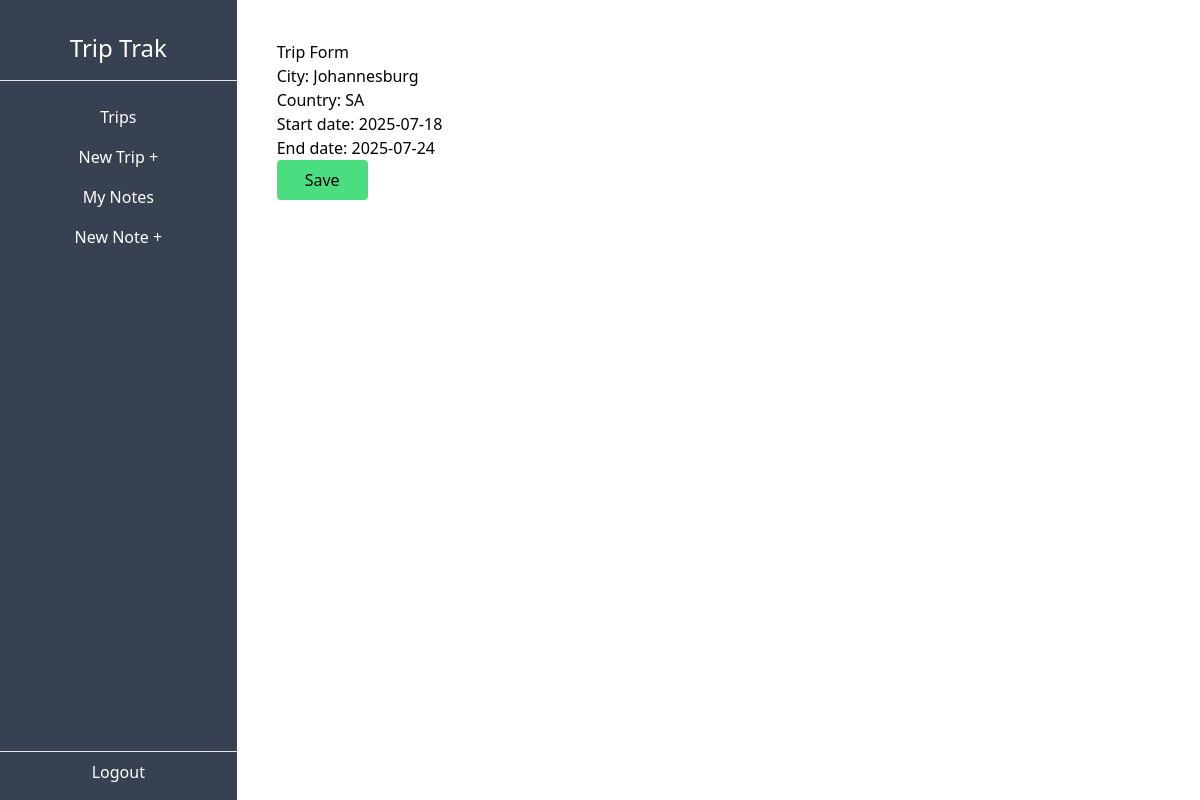
The page /dashboard/trip/4/update/ on the database its author committed.
### trip/models.py (models this page shows, shortened)
class Trip(models.Model):
    city = models.CharField(max_length=50)
    country = models.CharField(max_length=3)
    start_date = models.DateField(blank=True, null=True)
    end_date = models.DateField(blank=True, null=True)
    owner = models.ForeignKey(User, on_delete= models.CASCADE, related_name='trips')

### trip/views.py (the view)
# urls.py: path('dashboard/trip/<int:pk>/update/',TripUpdateView.as_view(), name='trip-update'),
class TripUpdateView(UpdateView):
    model = Trip
    success_url = reverse_lazy('trip-list')
    fields =["city", "country", "start_date", "end_date"]

### trip/templates/trip/trip_form.html (shortened to what this page needs)
{% extends 'trip/_base.html' %}
{% load tailwind_filters %}
{% block content%}
    <h1>Trip Form</h1>
    <form action="" method="POST">
        {{form|crispy}}
        <input type="submit" value="Save" class="bg-green-400 px-7 py-2 rounded hover:cursor-pointer hover:bg-green-300">
    </form>
{% endblock content%}

### rows shown on the page
Trip: city "Johannesburg", country "SA", start_date "2025-07-18", end_date "2025-07-24"
